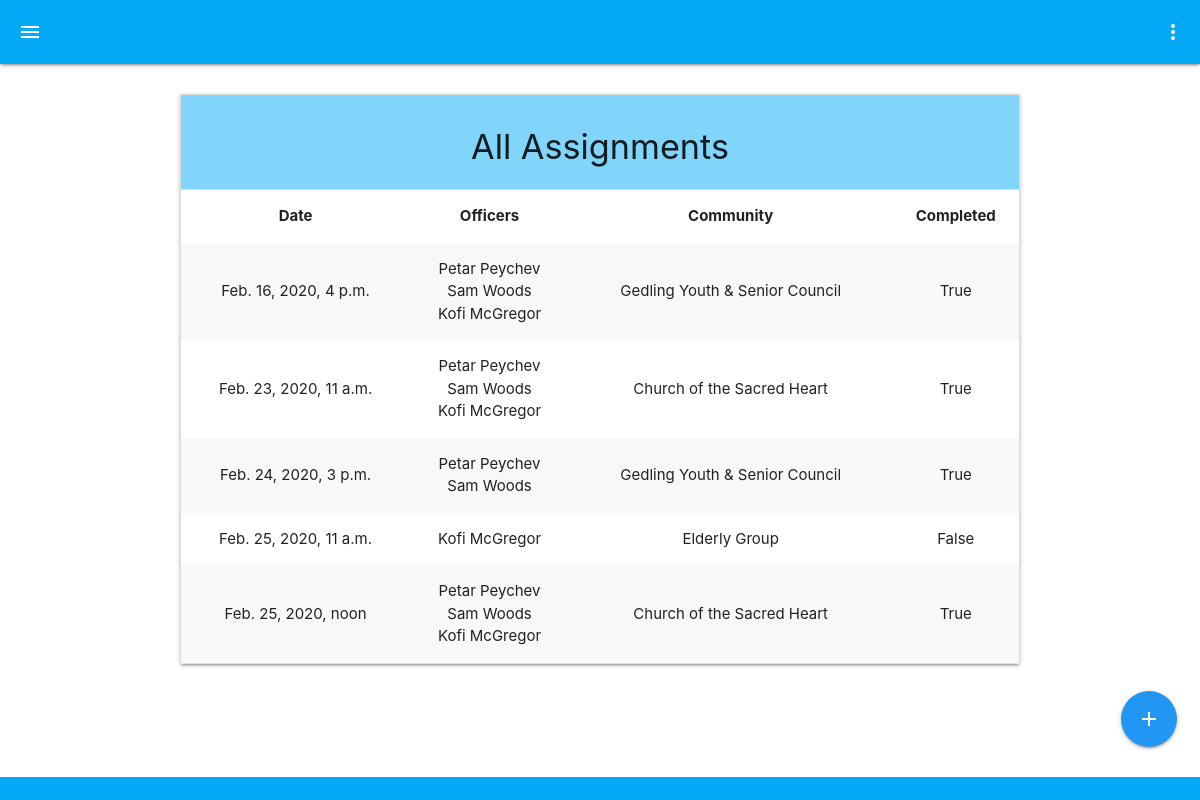
Before: /assignments (signed in) with the older database file.
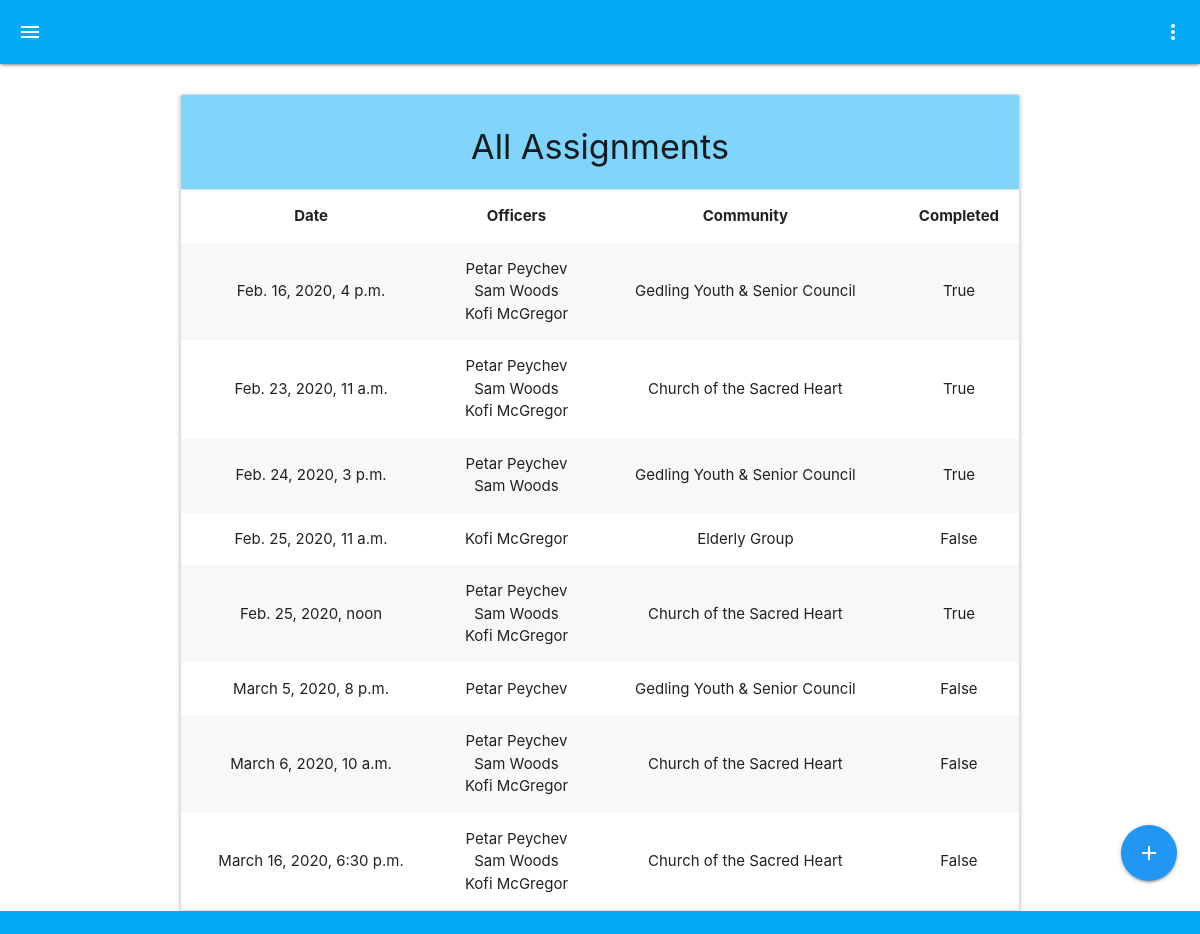
After: the same page with the newer database file.
### cepf/models.py (models this page shows, shortened)
class Appointment(models.Model):
    date = models.DateTimeField()
    officers = models.ManyToManyField(Officer)
    community = models.ForeignKey(Community, on_delete=models.CASCADE)
    is_completed = models.BooleanField(default=False)
    feedback = models.ForeignKey(Feedback, on_delete=models.SET_NULL, null=True)
    notes = models.TextField(default='')
    class Meta:
        db_table= 'Appointment'
        verbose_name_plural = 'Appointment'

class Officer(AbstractUser):
    class Meta:
        db_table = 'Officer'
        verbose_name_plural = 'Officer'

class Community(models.Model):
    name = models.CharField(max_length=50)
    type = models.CharField(max_length=50)
    location = models.CharField(max_length=100)
    communication_channel = models.CharField(max_length=50)
    engagement_period = models.CharField(max_length=5)
    engagement_period_multipler = models.IntegerField()
    class Meta:
        db_table = 'Community'
        verbose_name_plural = 'Community'

### cepf/views.py (the view)
# urls.py: path('assignments', views.assignments, name='assignments'),
@login_required(login_url='/auth/login/')
@staff_member_required
def assignments(request):
    items = Appointment.objects.all().order_by('date')
    return render(request, 'assignments.html', {'items': items})

### templates/assignments.html (shortened to what this page needs)
{% extends 'base.html' %}
{% load static %}
{% block head %}
<link rel="stylesheet" href="{% static 'css/assignments.css' %}">
{% endblock %}
{% block content %}
<main>
        <div class="container">
                <ul class="collapsible collection with-header">
                        <li class="collection-header light-blue lighten-3">
                                <h4 class="center-align">
                                        All Assignments
                                </h4>
                        </li>
                        <li class="scrollable">
                                <table class="striped centered">
                                        <thead>
                                                <tr>
                                                <th>Date</th>
                                                <th>Officers</th>
                                                <th>Community</th>
                                                <th>Completed</th>
                                                </tr>
                                        </thead>
                                        <tbody>
                                                {% for item in items %}
                                                <tr>
                                                        <td>{{ item.date }}</td>
                                                        <td>
                                                                {% for officer in item.officers.all %}
                                                                {{ officer.first_name }} {{ officer.last_name }} <br>
                                                                {% endfor %}
                                                        </td>
                                                        <td>{{ item.community.name }}</td>
                                                        <td>{{ item.is_completed }}</td>
                                                </tr>
                                                {% endfor %}
                                        </tbody>
                                </table>
                        </li>
                </ul>
        </div>
        <div class="fixed-action-btn">
                <a href="{% url 'assign' %}" class="btn-floating blue btn-large" id="add-button">
                <i class="material-icons">add</i>
                </a>
        </div>
</main>
{% endblock %}

### templates/base.html (shortened to what this page needs)
<!DOCTYPE html>
<html>
{% load pwa %}
{% load static %}
<head>
        <link rel="stylesheet" href="https://cdnjs.cloudflare.com/ajax/libs/materialize/1.0.0/css/materialize.min.css">
        <link rel="stylesheet" href="{% static 'css/base.css' %}">
        {% block head %}
        {% endblock %}
</head>
<body>
        {% block header %}
        <header>
                <div class="navbar-fixed">
                <nav>
                        <div class="nav-wrapper light-blue">
                                <a href="" data-target="slide-out" class="sidenav-trigger show-on-large"><i class="material-icons">menu</i></a>
                                <ul class="right">
                                        <li><a class="dropdown-trigger" href="#!" data-target="dropdown1"><i class="material-icons">more_vert</i></a></li>
                                </ul>
                        </div>
                </nav>
                </div>
        </header>
        {% endblock %}
	{% block content %}
        {% endblock %}
        <footer>
                <div class="z-depth-0 light-blue"></div>
        </footer>
</body>
</html>

### static/css/base.css (style rules this page uses)
main { margin-top: 30px; margin-bottom: 23px; }
footer div { height: 23px; }
footer { position: fixed; bottom: 0; width: 100%; }
.scrollable { overflow: auto !important; }

### static/css/assignments.css (style rules this page uses)
#add-button { bottom: 30px; }

Changed rows visible on the page:
added Appointment: date "March 5, 2020, 8 p.m.", community.name "Gedling Youth & Senior Council", is_completed "False", Officer (first_name "Petar", last_name "Peychev")
added Appointment: date "March 6, 2020, 10 a.m.", community.name "Church of the Sacred Heart", is_completed "False", Officer (first_name "Petar", last_name "Peychev"), Officer (first_name "Sam", last_name "Woods"), Officer (first_name "Kofi", last_name "McGregor")
added Appointment: date "March 16, 2020, 6:30 p.m.", community.name "Church of the Sacred Heart", is_completed "False", Officer (first_name "Petar", last_name "Peychev"), Officer (first_name "Sam", last_name "Woods"), Officer (first_name "Kofi", last_name "McGregor")
